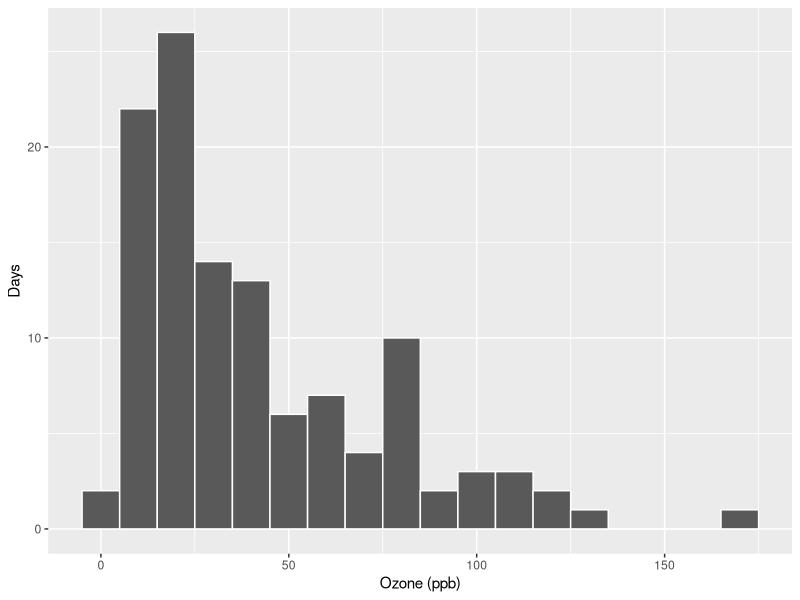
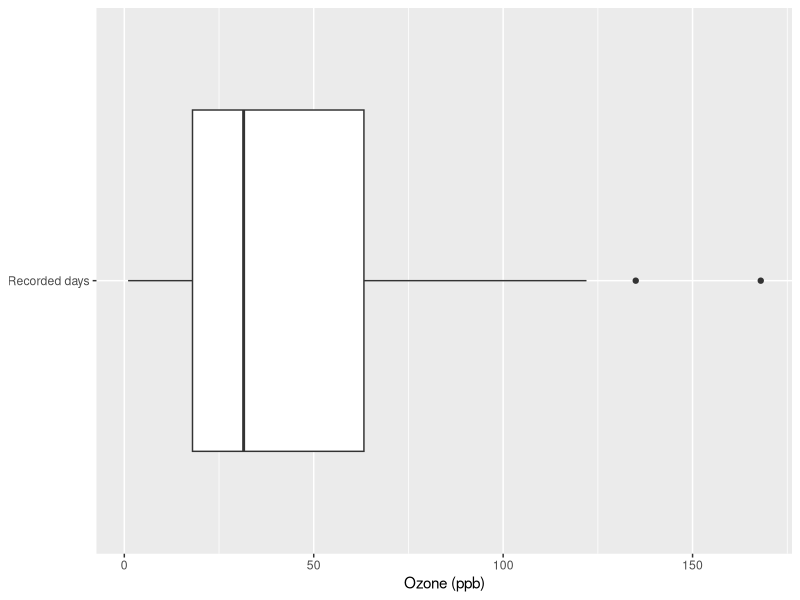
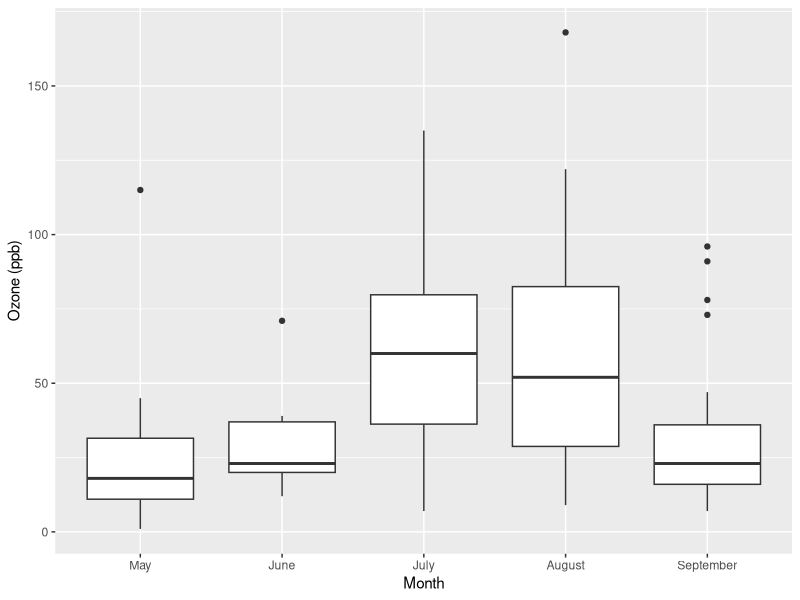
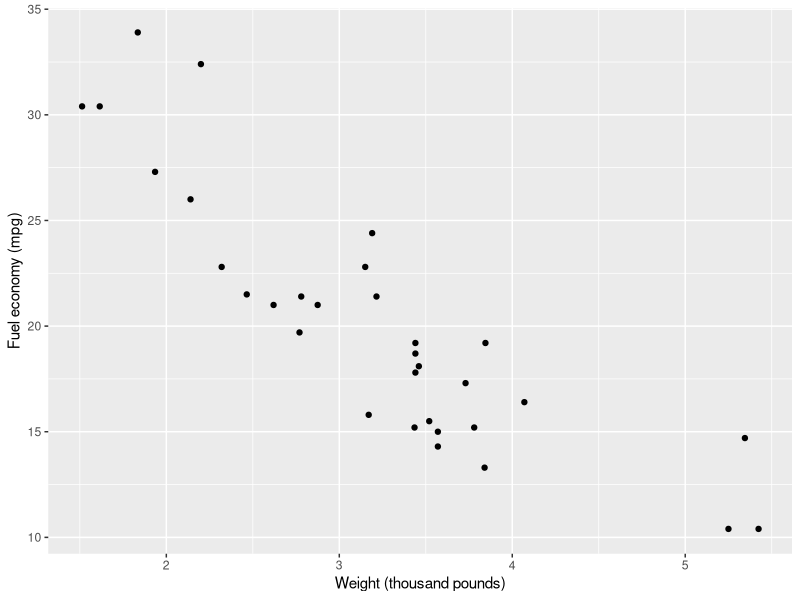
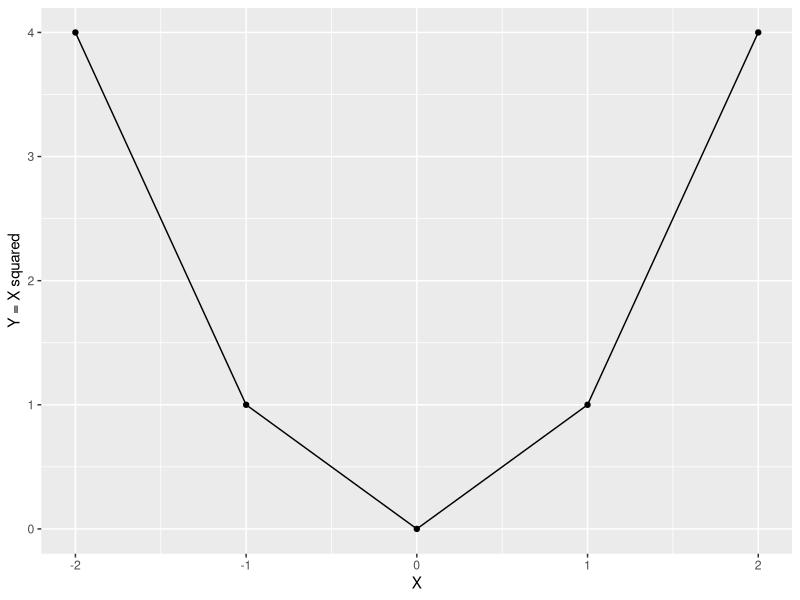
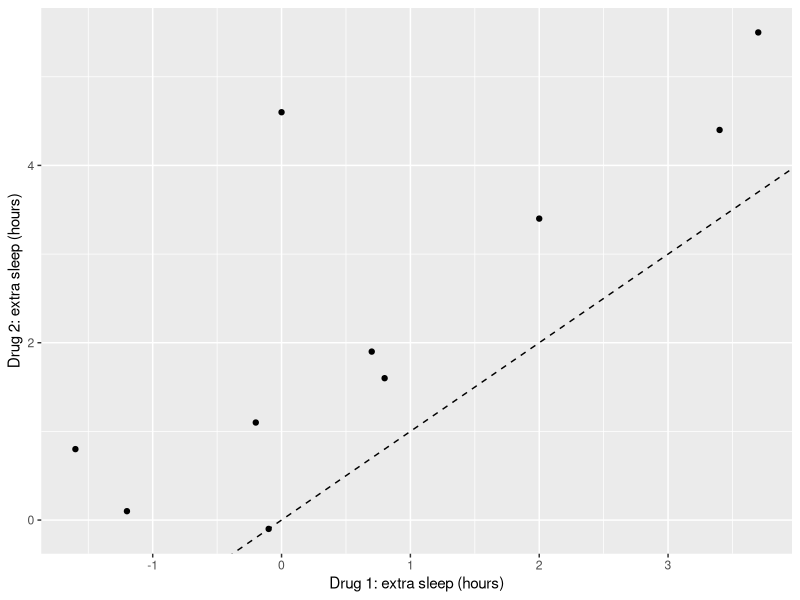

R code for these plots, in order:
## ---- chunk 1
#| label: setup
#| include: false
knitr::opts_chunk$set(echo = TRUE, warning = FALSE, message = FALSE,
                     collapse = TRUE, comment = "#>")
if (knitr::is_latex_output()) knitr::opts_chunk$set(dev = "cairo_pdf")
options(digits = 4, width = 65)
## ---- chunk 2
scores <- c(50, 60, 70)
mean(scores)
## ---- chunk 3
#| label: ch5-vector-basics
scores + 5
scores[c(1, 3)]
scores > 55
scores[scores > 55]
## ---- chunk 4
small <- data.frame(
  student = c("A", "B", "C"),
  program_code = c(1, 2, 2),
  baseline = c(50, 60, 70),
  followup = c(55, NA, 78)
)
small
## ---- chunk 5
mean(small$followup, na.rm = TRUE)
sum(!is.na(small$followup))
## ---- chunk 6
small$change <- small$followup - small$baseline
mean(small$change, na.rm = TRUE)
## ---- chunk 7
aq <- airquality
head(aq)
names(aq)
dim(aq)
str(aq)
sum(is.na(aq$Ozone))
required_columns <- c("Ozone", "Solar.R", "Month", "Temp")
stopifnot(all(required_columns %in% names(aq)))
stopifnot(all(aq$Month >= 5 & aq$Month <= 9))
## ---- chunk 8
ozone_rows <- !is.na(aq$Ozone)
aq_observed <- aq[ozone_rows, ]
ozone <- aq_observed$Ozone
length(ozone)
100 * length(ozone) / nrow(aq)
## ---- chunk 9
both <- complete.cases(aq[c("Ozone", "Solar.R")])
sum(both)
## ---- chunk 10
#| label: ch5-base-tidy-selection
july_rule <- aq$Month == 7 & !is.na(aq$Ozone)
july_base <- aq[july_rule, ]
july_tidy <- dplyr::filter(aq, Month == 7, !is.na(Ozone))
nrow(july_base)
nrow(july_tidy)
mean(july_tidy$Ozone)
## ---- chunk 11
aq$temp_c <- (aq$Temp - 32) * 5 / 9
mean(aq$Temp)
mean(aq$temp_c)
sd(aq$Temp)
sd(aq$temp_c)
## ---- chunk 12
mean(scores)
sum((scores - mean(scores))^2)
var(scores)
sd(scores)
## ---- chunk 13
changed_scores <- c(50, 60, 100)
mean(changed_scores)
median(changed_scores)
sd(changed_scores)
## ---- chunk 14
mean(ozone)
median(ozone)
sd(ozone)
quantile(ozone, probs = c(0, .25, .5, .75, 1), type = 7)
IQR(ozone, type = 7)
## ---- chunk 15
#| label: fig-ch5-ozone
#| fig-cap: "The distribution of the 116 recorded ozone values."
#| fig-alt: "Ozone values cluster at the lower end, with a long right tail extending to 168 parts per billion."
#| fig-width: 6
#| fig-height: 3.2
library(ggplot2)
ggplot(aq_observed, aes(x = Ozone)) +
  geom_histogram(binwidth = 10, color = "white") +
  labs(x = "Ozone (ppb)", y = "Days")
## ---- chunk 16
#| label: fig-ch5-ozone-box
#| fig-cap: "A boxplot summarizes the center, middle spread and unusually high ozone values."
#| fig-alt: "The median is nearer the lower end of the ozone distribution and several high values appear beyond the upper whisker."
#| fig-width: 6
#| fig-height: 2.8
ggplot(aq_observed, aes(x = Ozone, y = "Recorded days")) +
  geom_boxplot() +
  labs(x = "Ozone (ppb)", y = NULL)
## ---- chunk 17
aq_observed$month <- factor(aq_observed$Month,
  levels = 5:9, labels = c("May", "June", "July", "August", "September"))
table(aq_observed$month)
tapply(ozone, aq_observed$month, mean)
tapply(ozone, aq_observed$month, sd)
## ---- chunk 18
monthly_ozone <- aq_observed |>
  dplyr::group_by(month) |>
  dplyr::summarise(
    n = dplyr::n(),
    mean_ozone = mean(Ozone),
    sd_ozone = sd(Ozone),
    .groups = "drop"
  )
monthly_ozone
## ---- chunk 19
#| label: fig-ch5-months
#| fig-cap: "Recorded ozone distributions by month; each box uses that month's available measurements."
#| fig-alt: "July and August have higher median ozone than May, June and September, with different spreads and only nine observed days in June."
#| fig-width: 6
#| fig-height: 3.4
ggplot(aq_observed, aes(x = month, y = Ozone)) +
  geom_boxplot() +
  labs(x = "Month", y = "Ozone (ppb)")
## ---- chunk 20
cars <- mtcars
cars$transmission <- factor(cars$am, levels = c(0, 1),
  labels = c("Automatic", "Manual"))
cars$mpg20 <- factor(cars$mpg >= 20, levels = c(FALSE, TRUE),
  labels = c("Below 20", "At least 20"))
tab <- table(cars$transmission, cars$mpg20)
tab
## ---- chunk 21
100 * prop.table(tab, margin = 1)
100 * prop.table(tab, margin = 2)
## ---- chunk 22
pair_rows <- complete.cases(cars[c("wt", "mpg")])
car_pairs <- cars[pair_rows, ]
x <- car_pairs$wt
y <- car_pairs$mpg
length(x)
cov(x, y)
cor(x, y)
## ---- chunk 23
#| label: fig-ch5-car-pairs
#| fig-cap: "Weight and fuel economy for the same 32 car-model records used in the correlation."
#| fig-alt: "Heavier car models generally have lower fuel economy, with variation around the negative pattern."
#| fig-width: 6
#| fig-height: 3.4
ggplot(car_pairs, aes(x = wt, y = mpg)) +
  geom_point() +
  labs(x = "Weight (thousand pounds)", y = "Fuel economy (mpg)")
## ---- chunk 24
curve <- data.frame(x = c(-2, -1, 0, 1, 2))
curve$y <- curve$x^2
cov(curve$x, curve$y)
cor(curve$x, curve$y)
## ---- chunk 25
#| label: fig-ch5-curve
#| fig-cap: "Five observations with zero Pearson correlation and an exact curved relationship."
#| fig-alt: "The points at x equal to minus two, minus one, zero, one and two form a U, with y values four, one, zero, one and four."
#| fig-width: 5.5
#| fig-height: 3.1
ggplot(curve, aes(x, y)) +
  geom_point() +
  geom_line() +
  labs(x = "X", y = "Y = X squared")
## ---- chunk 26
table(sleep$ID, sleep$group)
sleep_wide <- tidyr::pivot_wider(sleep, id_cols = ID,
  names_from = group, values_from = extra, names_prefix = "drug_")
sleep_wide$difference <- sleep_wide$drug_2 - sleep_wide$drug_1
head(sleep_wide, 3)
## ---- chunk 27
complete_pair <- complete.cases(sleep_wide[c("drug_1", "drug_2")])
difference <- sleep_wide$difference[complete_pair]
length(difference)
mean(difference)
sd(difference)
range(difference)
sum(difference > 0)
## ---- chunk 28
paired <- sleep_wide[complete_pair, ]
mean(paired$drug_2) - mean(paired$drug_1)
var(paired$drug_2) + var(paired$drug_1) -
  2 * cov(paired$drug_2, paired$drug_1)
var(difference)
## ---- chunk 29
#| label: fig-ch5-paired
#| fig-cap: "Extra sleep under two drugs for the same ten people; the diagonal marks equal condition values."
#| fig-alt: "Nine paired points lie above the equality diagonal and one lies on it, with varying distances from equality."
#| fig-width: 6
#| fig-height: 3.5
ggplot(sleep_wide, aes(x = drug_1, y = drug_2)) +
  geom_point() +
  geom_abline(intercept = 0, slope = 1, linetype = 2) +
  labs(x = "Drug 1: extra sleep (hours)",
       y = "Drug 2: extra sleep (hours)")
## ---- chunk 30
sleep_long <- tidyr::pivot_longer(
  sleep_wide[c("ID", "drug_1", "drug_2")],
    cols = c(drug_1, drug_2),
    names_to = "drug",
    values_to = "extra"
  )
head(sleep_long)
## ---- chunk 31
student_codes <- small[c("student", "program_code")]
program_lookup <- data.frame(
  program_code = c(1, 2),
  program = c("Standard", "Practice")
)
student_codes
program_lookup
labelled_students <- dplyr::left_join(
  student_codes, program_lookup, by = "program_code"
)
labelled_students
## ---- chunk 32
table(program_lookup$program_code)
